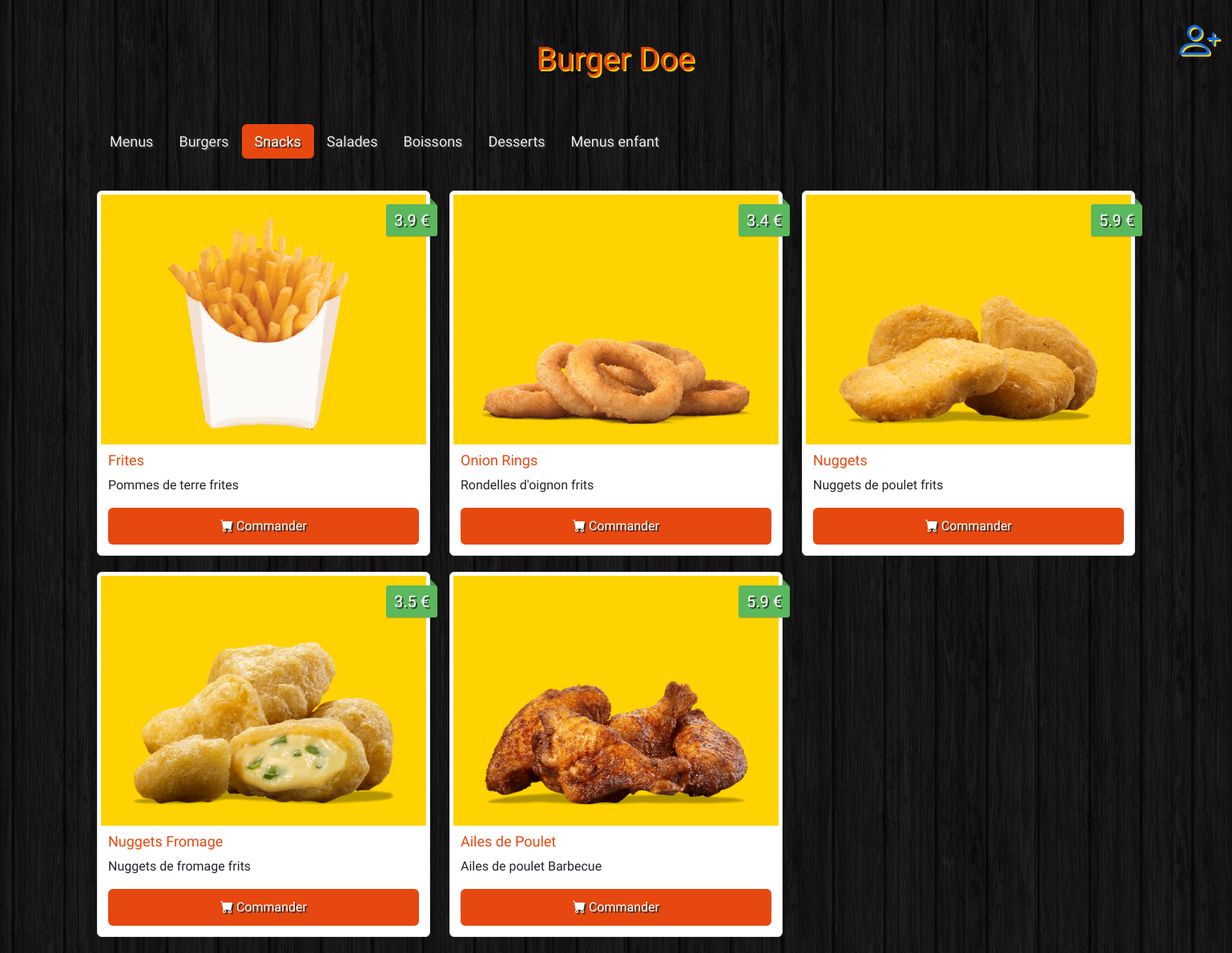
Screenshot of /?category=3 with the database file from the repository.
### tables this page shows
CREATE TABLE `categories` (
  `id` int(11) NOT NULL,
  `name` varchar(100) NOT NULL
);

CREATE TABLE `items` (
  `id` int(11) NOT NULL,
  `name` varchar(100) NOT NULL,
  `description` varchar(255) NOT NULL,
  `price` float NOT NULL,
  `image` varchar(255) NOT NULL,
  `category` int(11) NOT NULL
);

### index.php (the view, shortened to what this page needs)
<?php
$db = Database::connect();
$currentActiveCategoryId = null;
if(isset($_GET['category']))
{
    $currentActiveCategoryId = intval($_GET['category']);
}
else
{
    $currentActiveCategoryId = 1;
}
$query = "SELECT * FROM categories";
$parentCateg = $db->query($query)->fetchALL(PDO::FETCH_ASSOC);
$query2 = "SELECT * FROM items";
$parentProduit = $db->query($query2)->fetchALL(PDO::FETCH_ASSOC);
?>
<!DOCTYPE html>
<html>
    <head>
        <link href="https://cdn.jsdelivr.net/npm/bootstrap@5.3.0-alpha3/dist/css/bootstrap.min.css" rel="stylesheet">
        <link rel="stylesheet" href="https://cdn.jsdelivr.net/npm/bootstrap-icons@1.5.0/font/bootstrap-icons.css">
        <link rel="stylesheet" href="styles.css">
    </head>
    <body>
        <div class="container site">
            <div style="text-align:center; display:flex; justify-content:space-around; align-items:center;" class="text-logo">
                <h1 style="position : relative; right : -25%;">Burger Doe</h1>
                <div class="login-inscription "style="display: flex; position : relative; right : -550px; top : -25px">
                    <a href="inscription.php" class="bi bi-person-plus" style="position: absolute; right : 220px;"> </a>
                </div>
            </div>
                <nav>
                <ul class="nav nav-pills" role="tablist">
                    <?php foreach ($parentCateg as $categ): ?>
                        <li class="nav-item" role="presentation">
                            <a href="?category=<?= $categ['id'] ?>"
                            class="nav-link <?= $categ['id'] == $currentActiveCategoryId ? 'active' : '' ?>">
                                <?= htmlspecialchars($categ['name']); ?>
                            </a>
                        </li>
                    <?php endforeach; ?>
                </ul>
            </nav>
            <div class="tab-content">
            <?php foreach ($parentCateg as $categ): ?>
                <div class="tab-pane <?= $categ["id"] == $currentActiveCategoryId ? "active" : "" ?>" id="<?= $categ["id"] ?>" role="tabpanel">
                    <div class="row">
                        <?php foreach ($parentProduit as $produit): ?>
                            <?php if ($produit["category"] == $categ["id"]): ?>
                                <div class="col-md-6 col-lg-4">
                                    <div class="img-thumbnail">
                                        <img src="images/<?= htmlspecialchars($produit["image"]) ?>" class="img-fluid" alt="<?= htmlspecialchars($produit["name"]) ?>">
                                        <div class="price"><?= htmlspecialchars($produit["price"]) ?> €</div>
                                        <div class="caption">
                                            <h4><?= htmlspecialchars($produit["name"]) ?></h4>
                                            <p><?= htmlspecialchars($produit["description"]) ?></p>
                                            <a href="addPanierREQ.php?id=<?= $produit['id'] ?>&category=<?= $currentActiveCategoryId ?>"
                                            class="btn btn-order" role="button">
                                                <span class="bi-cart-fill"></span> Commander
                                            </a>
                                        </div>
                                    </div>
                                </div>
                            <?php endif; ?>
                        <?php endforeach; ?>
                    </div>
                </div>
            <?php endforeach; ?>
            </div>
        </div>
    </body>
</html>

### styles.css (style rules this page uses)
body { background: url(images/bg.png); }
.site { font-family: 'Holtwood One SC', sans-serif; }
.text-logo { font-family: 'Holtwood One SC', sans-serif; color: #e7480f; text-shadow: 2px 2px #ffd301; font-size: 50px; padding: 40px 0px; text-align: center; }
.nav { margin-bottom: 40px; }
.nav-link { color: #eee; font-size: 18px; text-shadow: 2px 2px #333; cursor: pointer; }
.nav-link.active { background-color: #e7480f !important; }
.img-thumbnail { position: relative; margin-bottom: 20px; }
.img-thumbnail img { background: #ffd301; width: 100%; }
.img-thumbnail .price { background: #5cb85c; box-shadow: 0 1px rgba(0,0,0,0.2); -moz-box-shadow: 0 1px rgba(0,0,0,0.2); -webkit-box-shadow: 0 1px rgba(0,0,0,0.2); color: #fff; text-shadow: 2px 2px #333; position: absolute; right: -10px; top: 16px; padding: 5px 10px; font-size: 20px; border-radius: 3px; }
.img-thumbnail .price:before { content: ""; border: 4px solid transparent; border-bottom: 4px solid #4a934a; border-left: 4px solid #4a934a; position: absolute; right: 1px; top: -8px; }
.img-thumbnail .caption { padding: 9px; }
.img-thumbnail .caption h4 { color: #e7480f; font-size: 18px; }
.img-thumbnail .btn-order { width: 100%; padding: 10px; font-size: 16px; color: #fff; background-color: #e7480f; text-shadow: 2px 2px #333; }
.nav-item .active { background-color: #e7480f !important; }

### rows the page displays
categories: name "Menus"
categories: name "Burgers"
categories: name "Snacks"
categories: name "Salades"
categories: name "Boissons"
categories: name "Desserts"
categories: name "Menus enfant"
items: image (picture), price "3.9", name "Frites", description "Pommes de terre frites"
items: image (picture), price "3.4", name "Onion Rings", description "Rondelles d'oignon frits"
items: image (picture), price "5.9", name "Nuggets", description "Nuggets de poulet frits"
items: image (picture), price "3.5", name "Nuggets Fromage", description "Nuggets de fromage frits"
items: image (picture), price "5.9", name "Ailes de Poulet", description "Ailes de poulet Barbecue"
